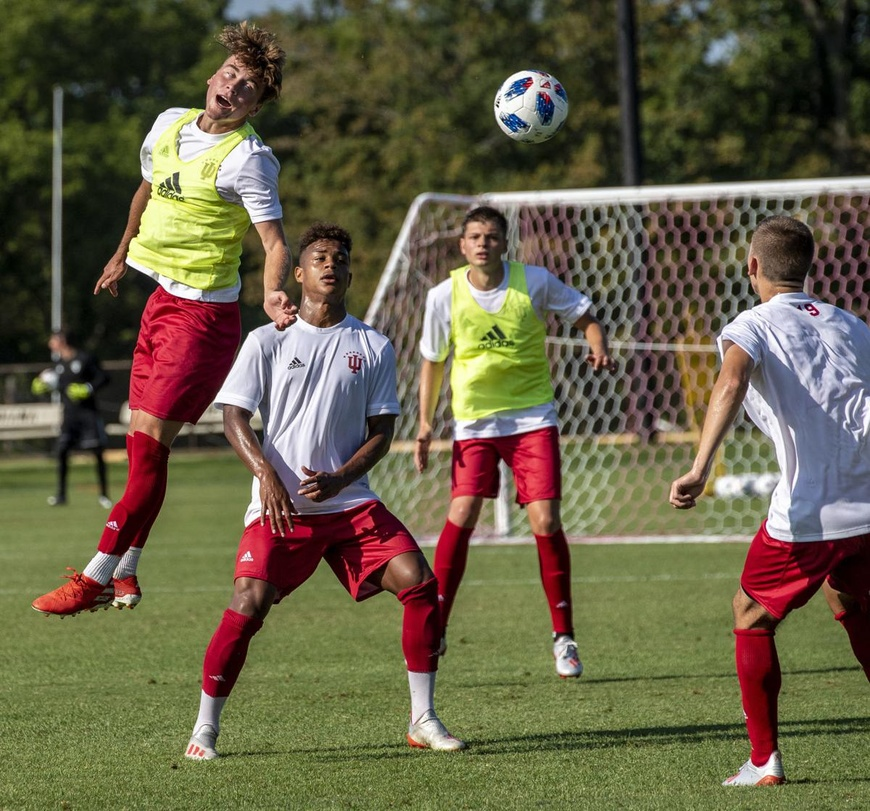
#> input picture soccer_practice.jpg, 870 x 811 px, shrunk from 1200 x 1119 before the run
$ python cvTim7.py
#> lines starting #> are read from the running program, lines starting #| are printed output that depends on the picture
import cv2 as cv
import numpy as np

img = cv.imread("soccer_practice.jpg", 1)
#> img is the input picture: shape (811, 870, 3); mean B, G, R 70.9, 96, 102.6
template = cv.imread("template2.jpg", 0)
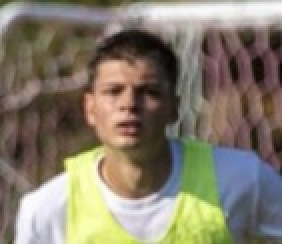
#> input picture template2.jpg, 141 x 122 px, shrunk from 195 x 168 before the run (shown 2 times larger)
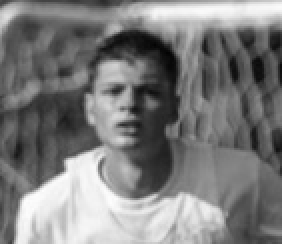
#> template: shape (122, 141) (shown 2 times larger); min 3, max 253, mean 124.5
h, w = template.shape
#> h = 122; w = 141


methods = [
    cv.TM_CCOEFF,
    cv.TM_CCOEFF_NORMED,
    cv.TM_CCORR,
    cv.TM_CCORR_NORMED,
    cv.TM_SQDIFF,
    cv.TM_SQDIFF_NORMED,
]

for method in methods:
    img2 = img.copy()
    result = cv.matchTemplate(cv.cvtColor(img2, cv.COLOR_BGR2GRAY), template, method)
    _, _, min_loc, max_loc = cv.minMaxLoc(result)
    if method in [cv.TM_SQDIFF, cv.TM_SQDIFF_NORMED]:
        location = min_loc
    else:
        location = max_loc
    cv.rectangle(img2, location, (location[0] + w, location[1] + h), (0, 255, 0), 5)
    cv.imshow("Image", img2)
    cv.waitKey(0)
#> this loop made 6 passes
#> (min_loc, location) on passes 1 to 4: ((451, 359), (418, 192)), ((504, 455), (418, 192)), ((729, 11), (130, 136)), ((23, 199), (418, 192))
#> (max_loc, location) on passes 5 to 6: ((72, 94), (418, 192)), ((0, 0), (418, 192))
#> pass 1, `result = cv.matchTemplate(cv.cvtColor(img2, cv.COLOR_BGR2GRAY), templa..`:
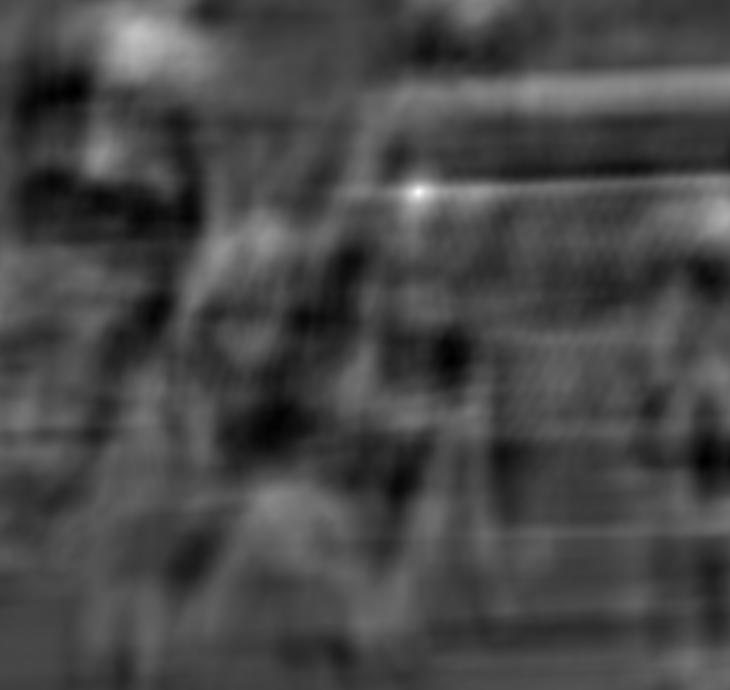
#> result: shape (690, 730) float32; min -24405636, max 65005768, mean 685047.6; drawn with min black and max white
#> pass 1, `cv.imshow("Image", img2)`:
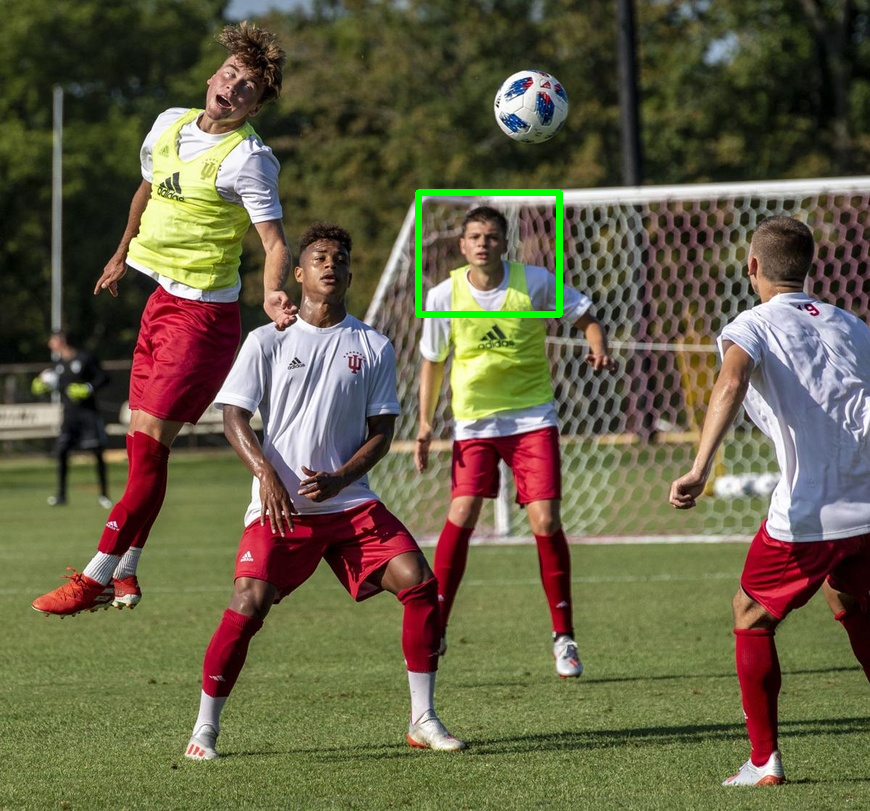
#> window 'Image': shape (811, 870, 3); mean B, G, R 70.4, 96.6, 101.9
#> pass 3, `result = cv.matchTemplate(cv.cvtColor(img2, cv.COLOR_BGR2GRAY), templa..`:
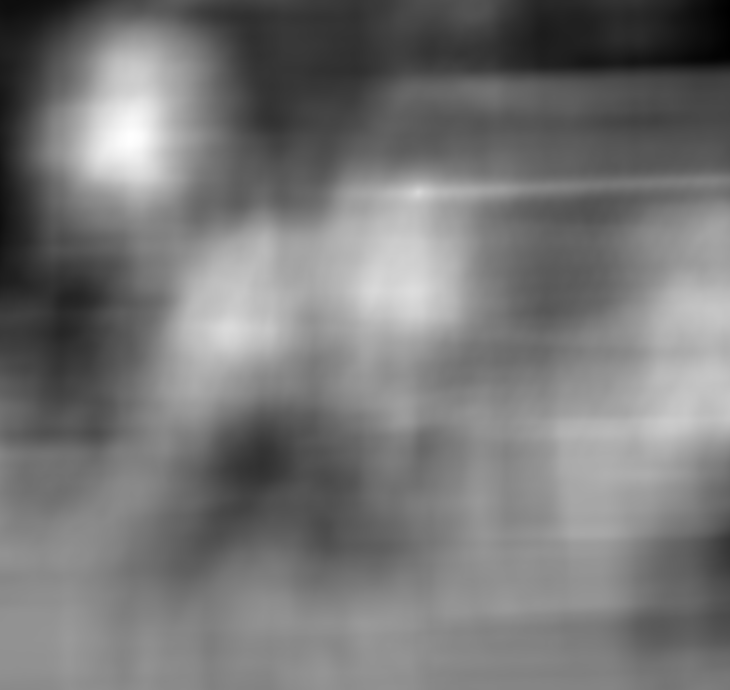
#> result: shape (690, 730) float32; min 69058256, max 380316896, mean 214473760; drawn with min black and max white
#> after the loop:
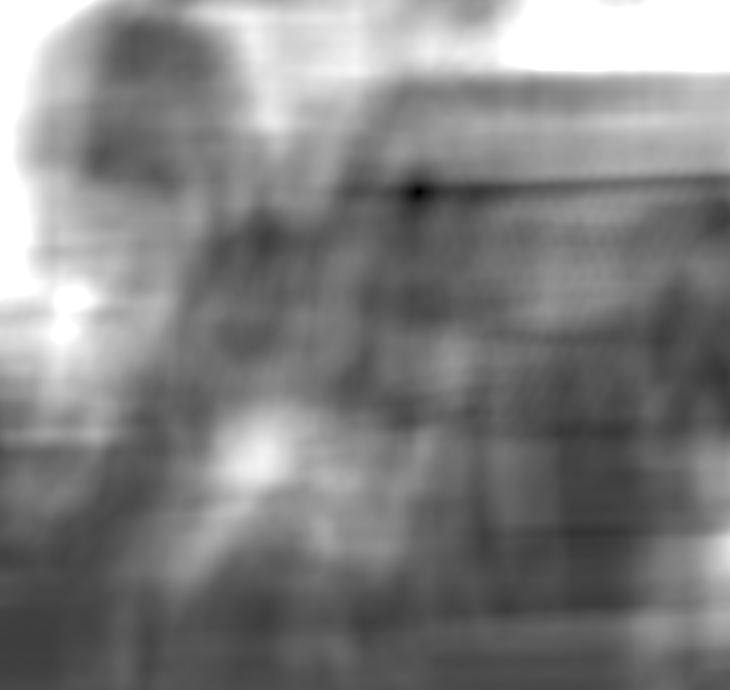
#> result: shape (690, 730) float32; min 0.00151, max 1, mean 0.506
